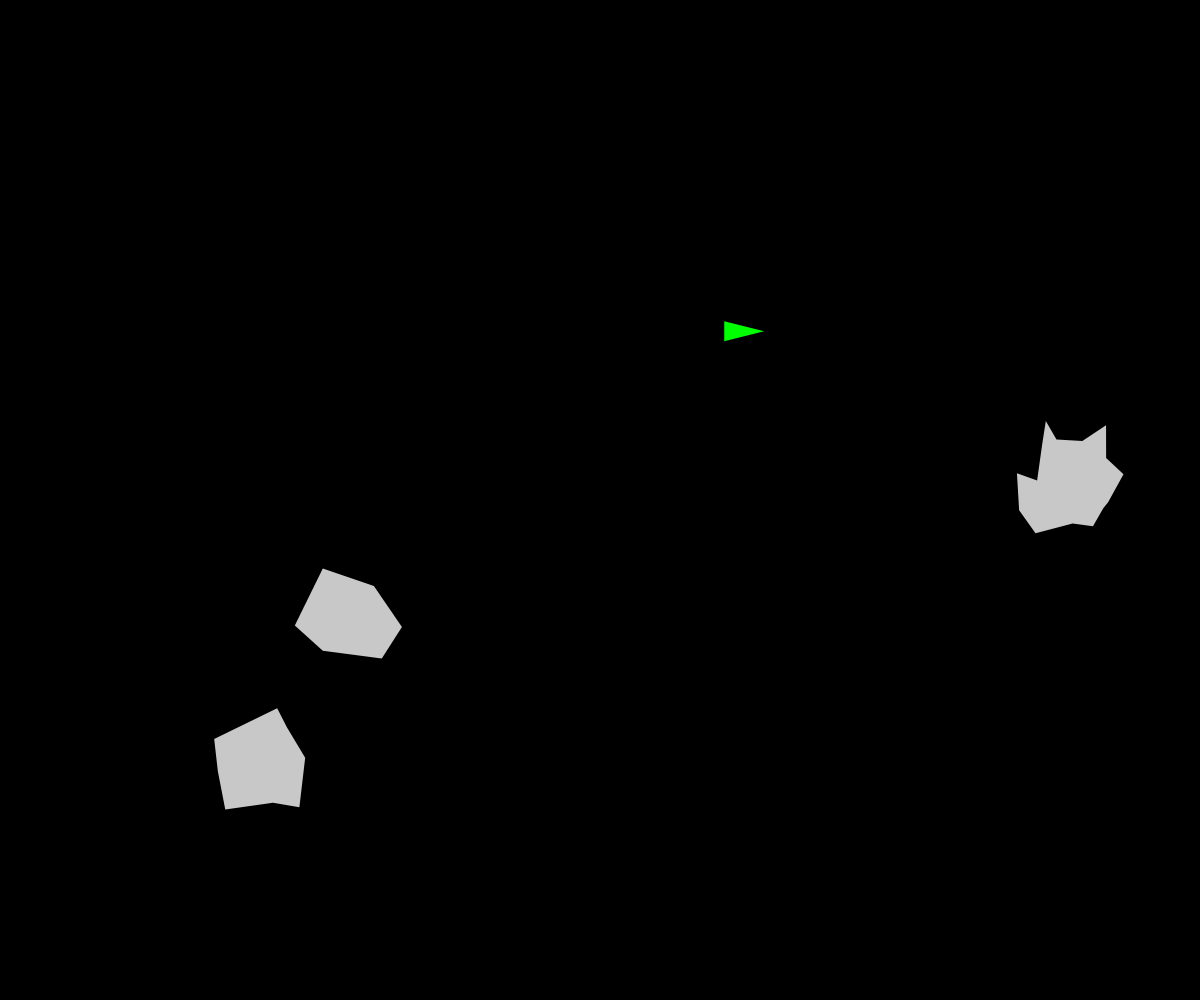
Frame 1 (no input)
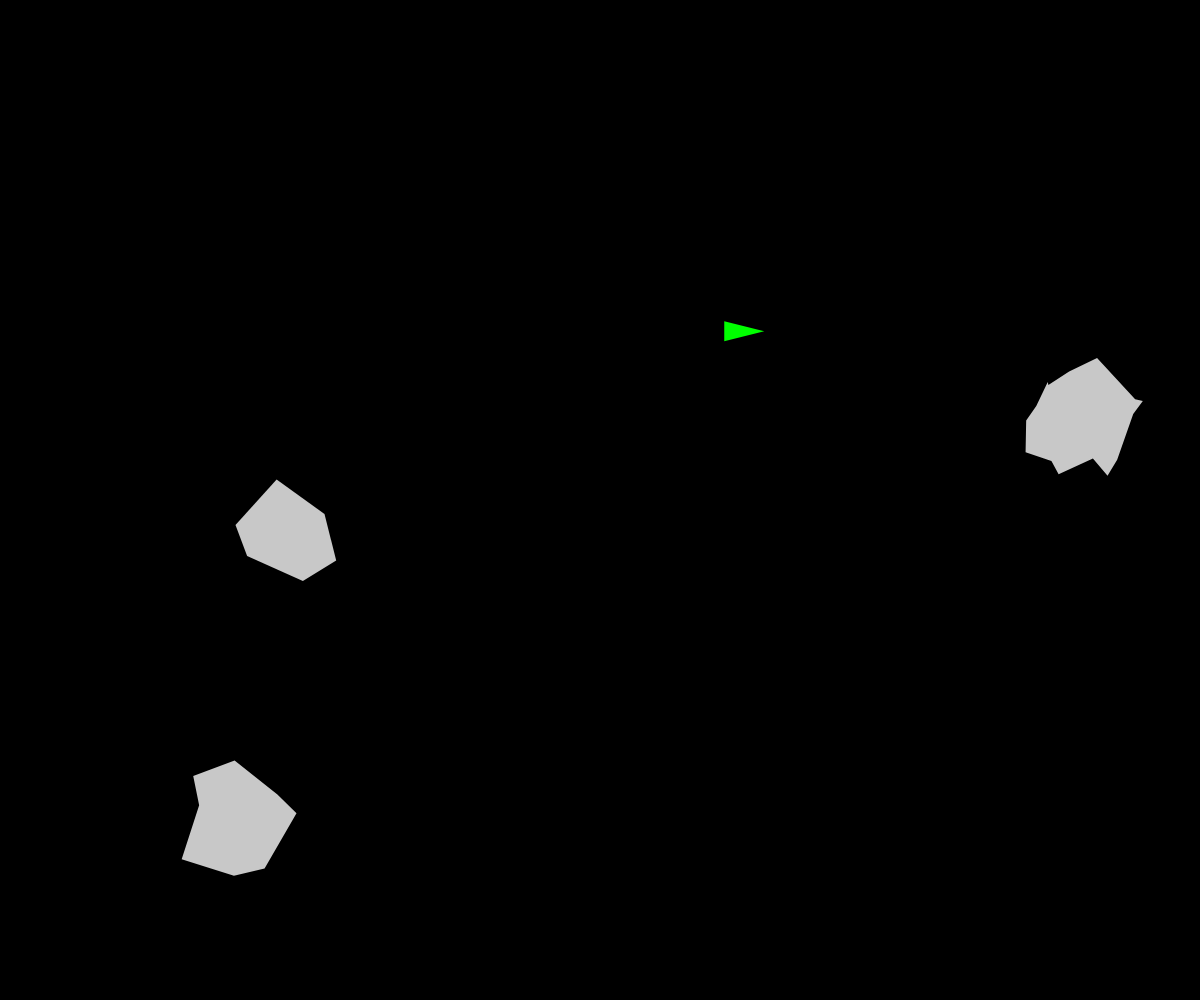
Frame 60 (no input)
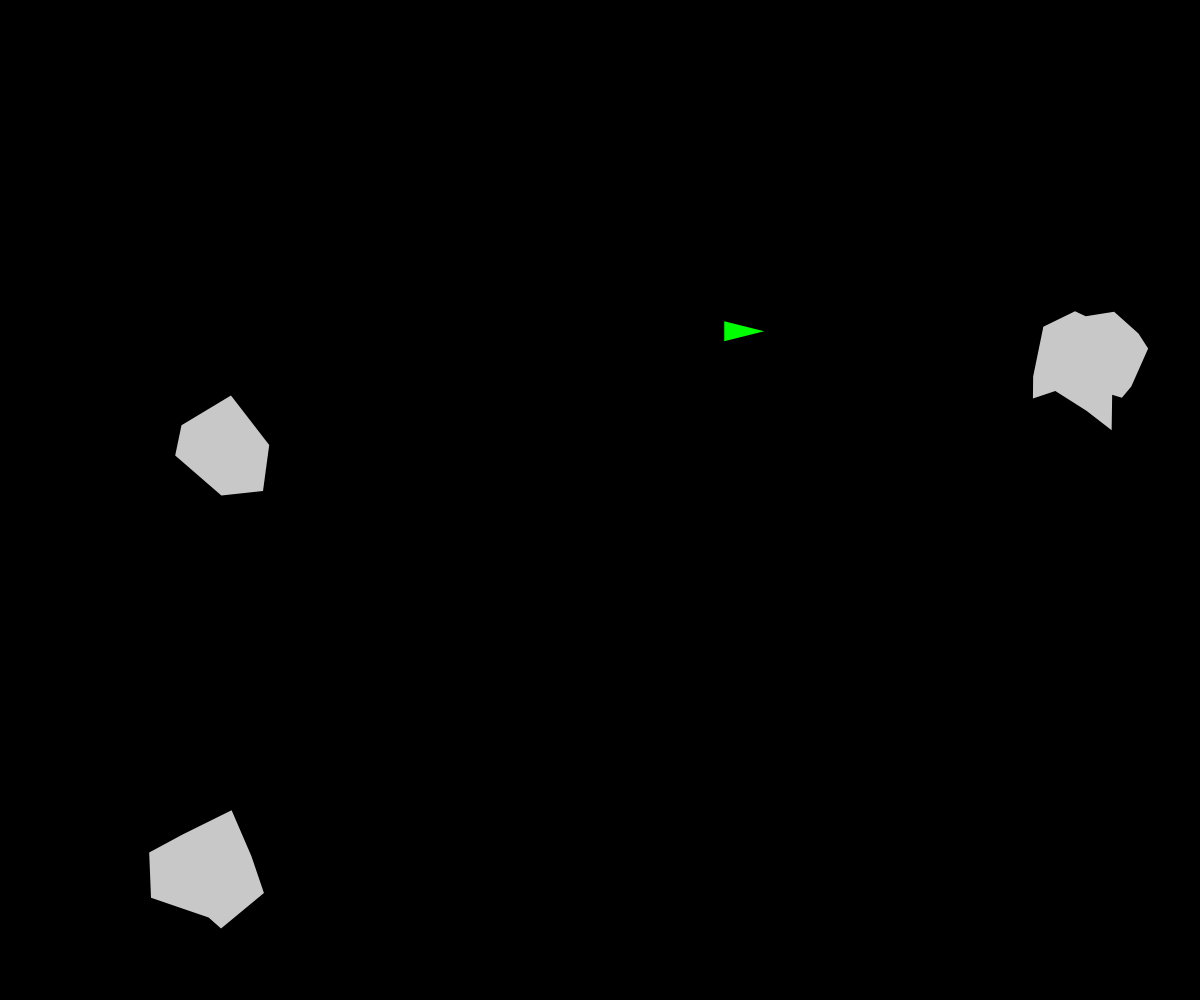
Frame 120 (the mouse pressed at the canvas centre since frame 60)

The p5.js sketch that drew these frames (run headless with seeded random() and noise() and a simulated clock; from frame 60 on, the mouse is pressed at the canvas centre):

// p5.js sketch
// ── sketch.js
// Coded by Alek Westover

/*
BUGS:
ship can spawn on asteroid
better ship collisions are needed
spinning asteroid glitch
win lose states
*/


// Constants and imported stuff and global variables
var screen_dims;
var screen_color;
var dt;
var ship;
var num_asteroids = 1;
var asteroids;
var pause = false;
var debugMode = true;

// A function that resets all parameters to default values
// caled on start and restart of game
function set_default_parameters() {
  screen_dims = [windowWidth, windowHeight];
  screen_color = [0, 0, 0, 50];
  dt = 0.3;

  num_asteroids = num_asteroids + 2;
  asteroids = [];
  for (var i = 0; i < num_asteroids; i++) {
    asteroids.push(new Asteroid(random(30, 60), createVector(random()*screen_dims[0],
                  random()*screen_dims[1]), createVector(random(-5, 5), random(-5, 5))));
  }

  //prevent the ship from spawning on an asteroid...

  var shipPosI = createVector(map(random(), 0, 1, 0.1*screen_dims[0], 0.9*screen_dims[0]),
    map(random(), 0, 1, 0.1*screen_dims[1], 0.9*screen_dims[1]));
  ship = new Ship(createVector(20.0, 10.0), shipPosI, dt);

}

// set variables
function setup() {
  set_default_parameters();
  createCanvas(screen_dims[0], screen_dims[1]);
  frameRate(100*dt);
}

// main loop
function draw() {
  if (asteroids.length == 0) {
      pause = true;
      background(screen_color[0], screen_color[1], screen_color[2]);
      ship.show();
      set_default_parameters();
      text("Game Over. Press pause to start again.", 100, 100);
  }
  if (!pause) {
    background(screen_color[0], screen_color[1], screen_color[2]);

    ship.show();
    ship.update(asteroids);
    // Left37, A65
    if (keyIsDown(37) || keyIsDown(65)) {
      ship.turn('LEFT');
    }
    // Right39, D68
    else if (keyIsDown(39) || keyIsDown(68)) {
      ship.turn('RIGHT');
    }
    // Up38, W87
    else if (keyIsDown(38) || keyIsDown(87)) {
      ship.accelerate();
    }

    for (var i = 0; i < asteroids.length; i++) {
      asteroids[i].show();
      asteroids[i].update(dt);
    }
  }
}

// checks for collision with an asteroid
function hitAsteroid(all_asteroids, otherObjectPos, otherObjectDims) {
  // this is currently very stupid collision detection
  // I think that we can somehow loop over the vertices
  // of the asteroids and look if the object hit any of the
  // segments connecting them or something
  // but for now ...
  var asteroidHit = -1;
  for (var i = 0; i < all_asteroids.length; i++) {
    if (p5.Vector.sub(all_asteroids[i].pos, otherObjectPos).mag() < all_asteroids[i].avgRadius) {
      asteroidHit = i;
      break;
    }
  }
  return asteroidHit;
}

// makes the polygon vertices loop back to the first vertex for a closed figure
function close_polygon(unclosed_polygon_vertices) {
  var b = unclosed_polygon_vertices.slice();
  b.push(unclosed_polygon_vertices[0]);
  return b;
}

// determines if a number is between 2 other numbers (doesn't matter which is bigger)
function quantity_between(quantity, bound1, bound2) {
  var upper = max(bound1, bound2);
  var lower = min(bound1, bound2);
  return (lower < quantity && quantity < upper);
}

// checks if a point is in a polygon
function pointInPolygon(point, polygon_vertices) {
  //I use the rightwards facing horizontal line
  var num_collisions = 0;
  for (var i = 0; i < polygon_vertices.length - 1; i++) {
    //the actual side of the polygon
    // m1 = delta y / delta x
    var m1 = (polygon_vertices[i+1][1] - polygon_vertices[i][1]) / (polygon_vertices[i+1][0] - polygon_vertices[i][0]);
    // b1 = y - mx
    var b1 = polygon_vertices[i][1] - m1 * polygon_vertices[i][0];

    // the horizontal line (we will make it a ray originating from point[0], point[1] later)
    // m2 = delta y / delta x
    var m2 = 0;
    // b2 = y - mx
    var b2 = point[1];

    // calculating intersection coordinates requires a lot of algebra
    var yi = (b1 * m2 - b2 * m1) / (m2 - m1);
    var xi = (b2 - b1) / (m1 - m2);

    /// if the ray hit the line on the polygon
    if (quantity_between(yi, polygon_vertices[i][1], polygon_vertices[i+1][1])) {
      if (quantity_between(xi, polygon_vertices[i][0], polygon_vertices[i+1][0]) && xi > point[0]) {
        num_collisions += 1;
      }
    }
  }
  return (num_collisions % 2 == 1);
}

// returns the same x, y values unless they need to be wrapped around the canvas
function wrapXYs(x, y) {
  outx = x;
  outy = y;
  if (x > 1.01*screen_dims[0]) {
		outx = -0.01*screen_dims[0];
	}
  if (x < -0.01*screen_dims[0]) {
		outx = 1.01*screen_dims[0];
	}
	if (y > 1.01*screen_dims[1]) {
		outy = -0.01*screen_dims[1];
	}
	if (y < -0.01*screen_dims[1]) {
		outy = 1.01*screen_dims[1];
	}
  return createVector(outx, outy);
}

// checks if the key has been released (not just pressed)
function keyReleased() {
  if (key.toLowerCase() == "p") {
    pause = !pause;
  }
  // Space32
  else if (key.charCodeAt() == 32) {
    ship.shoot();
  }
}

function mousePressed() {
  if (debugMode) {
    console.log("MouseX", mouseX, "MouseY", mouseY);
  }
}

// ── Asteroid.js
// The astroid class
// please note all trig here uses radians by default

// Any asteroid with avgRadius less than this wil not split
var criticalRadius = 25;

function Asteroid(avgRadius, pos, vel) {
	this.avgRadius = avgRadius;
	this.pos = pos;
	this.vel = vel;
	this.th = 0;
	this.angSpeed = random(-0.2, 0.2);
	this.generateRandomVertices();
}

Asteroid.prototype.generateRandomVertices = function() {
	var num_vertices = round(6 + 10*random());
	this.vertexCenterDeltas = [];
	this.vertexNoise = [];
	for (var i = 0; i < num_vertices; i++) {
		var cur_edge_th = i*(TWO_PI/num_vertices);
		var noiseX = 0.6*this.avgRadius*random();
		var noiseY = 0.6*this.avgRadius*random();
		this.vertexNoise.push([noiseX, noiseY]);
		var nextX = this.avgRadius*cos(cur_edge_th) + noiseX;
		var nextY = this.avgRadius*sin(cur_edge_th) + noiseY;
		this.vertexCenterDeltas.push([nextX, nextY]);
	}
}

Asteroid.prototype.show = function() {
	fill(255, 255, 255, 200);
	beginShape();
	for (var i = 0; i < this.vertexCenterDeltas.length; i++) {
		vertex(this.vertexCenterDeltas[i][0] + this.pos.x, this.vertexCenterDeltas[i][1] + this.pos.y);
	}
	endShape(CLOSE);
}

Asteroid.prototype.update = function(dt) {
	this.pos.add(p5.Vector.mult(this.vel, dt));
	this.pos = wrapXYs(this.pos.x, this.pos.y);
	for (var i = 0; i < this.vertexCenterDeltas.length; i++) {
		var cur_edge_th = i*(TWO_PI/this.vertexCenterDeltas.length);
		var nextX = this.avgRadius*cos(cur_edge_th + this.th) + this.vertexNoise[i][0];
		var nextY = this.avgRadius*sin(cur_edge_th + this.th) + this.vertexNoise[i][1];
		this.vertexCenterDeltas[i] = [nextX, nextY];
	}
	this.th += this.angSpeed*dt;
}

Asteroid.prototype.halfs = function(bullet) {
	bulletSpeedMultiplier = bullet.vel.mag()*0.1;
	var ast1vel = p5.Vector.fromAngle(bullet.vel.heading()+PI/2).mult(bulletSpeedMultiplier).add(this.vel);
	var ast2vel = p5.Vector.fromAngle(bullet.vel.heading()-PI/2).mult(bulletSpeedMultiplier).add(this.vel);
	var ast1 = new Asteroid(this.avgRadius/2, this.pos.copy(), ast1vel);
	var ast2 = new Asteroid(this.avgRadius/2, this.pos.copy(), ast2vel);
	return [ast1, ast2];
}

function breakAsteroid(index, bullet) {
	if (!pause) {
		if (asteroids[index].avgRadius > criticalRadius) {
			var twoNewHalfs =  asteroids[index].halfs(bullet);
			asteroids[index] = twoNewHalfs[0];
			asteroids.push(twoNewHalfs[1]);
		}
		else {
			asteroids.splice(index, 1);
		}
	}
}

// ── Bullet.js
// The bullet class
// describes how the bullets fly, look, die, and kill

function Bullet(pos, vel, th, dims) {
  this.pos = pos;
  this.vel = vel;
  this.th  = th;
  this.dims = dims;
  this.distanceTravelled = 0;
  this.distanceTillDeath = (screen_dims[0] + screen_dims[1])*(0.5+random()*0.5);
};

Bullet.prototype.show = function() {
  fill(225, 0, 0);
  applyMatrix();
  translate(this.pos.x, this.pos.y);
  rotate(this.th+PI/2);
  ellipse(0, 0, this.dims.x, this.dims.y);
  resetMatrix();
}

Bullet.prototype.update = function(dt) {
  this.pos.add(p5.Vector.mult(this.vel, dt));
  this.distanceTravelled += p5.Vector.mult(this.vel, dt).mag();
  this.pos = wrapXYs(this.pos.x, this.pos.y);
}

Bullet.prototype.checkCollisions = function(all_asteroids) {
  var hit = false;
  // old circle method (very bad)
  var asteroidHit = hitAsteroid(all_asteroids, this.pos, this.dims);
  // new point in polygon method (not perfect)
  var goodAsteroidHit = -1;
  for (var i = 0; i < all_asteroids.length; i++) {
    var cur_asteroid_vertices = [];
    for (var j = 0; j < all_asteroids[i].vertexCenterDeltas.length; j++) {
      var nxcav = all_asteroids[i].vertexCenterDeltas[j][0] + all_asteroids[i].pos.x;
      var nycav = all_asteroids[i].vertexCenterDeltas[j][1] + all_asteroids[i].pos.y;
      cur_asteroid_vertices.push([nxcav, nycav]);
  	}
    cur_asteroid_vertices = close_polygon(cur_asteroid_vertices);

    // these are not the correct points because of the bullets rotation fix later
    var pt1In = pointInPolygon([this.pos.x, this.pos.y], cur_asteroid_vertices);
    var pt2In = pointInPolygon([this.pos.x + (this.dims.x*0.4)*cos(this.th+PI/2), this.pos.y - (this.dims.x*0.4)*sin(this.th+PI/2)], cur_asteroid_vertices);
    var pt3In = pointInPolygon([this.pos.x - (this.dims.x*0.4)*cos(this.th+PI/2), this.pos.y + (this.dims.x*0.4)*sin(this.th+PI/2)], cur_asteroid_vertices);

    if (pt1In || pt2In || pt3In) {
      goodAsteroidHit = i;
    }
  }
  if  (goodAsteroidHit != -1) {
    if (debugMode) {
  		pause = true;
  	}
    breakAsteroid(goodAsteroidHit, this);
    hit = true;
  }
  return hit;
}

// ── Ship.js
// My ship class
// Ship can be steered (turned),
//and the velocity can be turned up or down
//(but never below 0)

function Ship(dims, pos, dt) {
  this.dims = dims;
  this.mass = 1;
  this.maxSpeed = 30;
  this.maxAcc = this.maxSpeed*0.1;

  this.pos = pos;
  this.vel = createVector(0, 0);
  this.th = 0;
  this.angSpeed = 0.5;
  this.dt = dt;

  this.bulletSpeed = 40;
  this.bullets = [];

  this.color = [0, 255, 0];
};

/*
Ship design (rough)
>
var dims = createVector(center_x to right most x or left most x (1/2 max_width), \
total_height/2, y center to top or bottom);
var pos = createVector(center_x, center_y);
*/

Ship.prototype.show = function() {
  fill(this.color[0], this.color[1], this.color[2]);
  noStroke();
  this.bottom_pt = createVector(this.pos.x - this.dims.x, this.pos.y + this.dims.y);
  this.top_pt = createVector(this.pos.x - this.dims.x, this.pos.y - this.dims.y);
  this.right_pt = createVector(this.pos.x + this.dims.x, this.pos.y);
  applyMatrix();
  translate(this.pos.x, this.pos.y);
  rotate(this.th);
  triangle(-this.dims.x, this.dims.y, -this.dims.x, -this.dims.y, this.dims.x, 0);
  resetMatrix();
}

Ship.prototype.checkHitAsteroid = function(all_asteroids) {
  if (hitAsteroid(all_asteroids, this.pos, this.dims) != -1) {
    this.color = [0, 0, 255];
  }
}

Ship.prototype.update = function(all_asteroids) {
  this.pos.add(p5.Vector.mult(this.vel, this.dt));
  this.pos = wrapXYs(this.pos.x, this.pos.y);

  for (var i = this.bullets.length-1; i >= 0; i--) {
    this.bullets[i].show();
    this.bullets[i].update(this.dt);
    var bulletUsed = this.bullets[i].checkCollisions(all_asteroids);
    var bulletSpent = this.bullets[i].distanceTravelled > this.bullets[i].distanceTillDeath;
    var killable = bulletUsed || bulletSpent;
    if (killable) {
      this.bullets.splice(i, 1);
    }
  }

  this.checkHitAsteroid(all_asteroids);
}

Ship.prototype.accelerate = function() {
  var proposedVelocityAddition = p5.Vector.mult(p5.Vector.fromAngle(this.th), this.maxAcc*this.dt);
  if (p5.Vector.add(proposedVelocityAddition, this.vel).mag() < 0.9*this.maxSpeed) {
    this.vel.add(proposedVelocityAddition);
  }
}

Ship.prototype.turn = function(direction) {
  if (direction == "LEFT") {
    this.th -= this.angSpeed * this.dt;
  }
  else if (direction == "RIGHT") {
    this.th += this.angSpeed * this.dt;
  }
}

Ship.prototype.shoot = function() {
  this.bullets.push(new Bullet(this.pos.copy(), p5.Vector.fromAngle(this.th).mult(this.bulletSpeed), this.th, createVector(4, 16)));
}

// ── style.css
/* Style for the website */
body {
    background-color: black;
}

* {
  overflow: hidden;
  margin: 0;
  padding: 0;
}

.controls {
  width: 30%;
  height: 20%;
  left: 5%;
  bottom: 5%;
  position: fixed;
  align-items: center;
}

button {
  margin: 0;
  width: 50%;
  height: 33.3%;
  font-size: 150%;
}

button.LeftArrow {
  float: left;
}

button.RightArrow {
  float: right;
}

button.Thrust {
  width: 100%;
}

button.Shoot {
  width: 100%;
}

div.PauseInfo {
  width: 30%;
  padding: 2%;
  float: right;
}

button.Pause {
  float: right;
}
